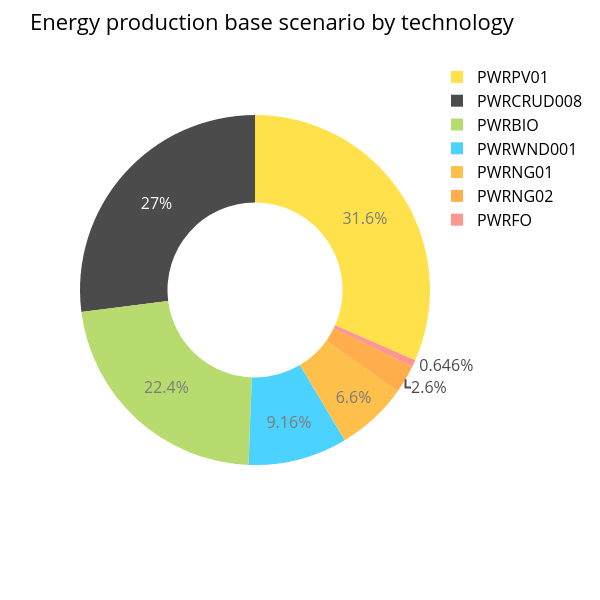

This figure's notebook cell:
### Code cell
fig = px.pie(ProductionByTechnologyAnnual[ProductionByTechnologyAnnual['YEAR']==2030],
             names = 'TECHNOLOGY', 
             values = 'value',
             hole = 0.5,
             color = 'TECHNOLOGY',
color_discrete_map = color_dict,
opacity=0.7
             
             )
fig.update_layout(hovermode= 'x unified',
                  title = 'Energy production base scenario by technology ',
                  width= 600,
                  height= 600,
                  font=dict(
                                  size=16,
                                 color='black')


               )
fig.show()

### Figure 1 — Plotly figure (JSON) as saved in the notebook; plotly's stock layout.template omitted (floating-point values rounded to 4 significant figures)
{"data": [{"customdata": [["PWRBIO"], ["PWRCRUD008"], ["PWRFO"], ["PWRNG01"], ["PWRNG02"], ["PWRPV01"], ["PWRWND001"]], "domain": {"x": [0, 1], "y": [0, 1]}, "hole": 0.5, "hovertemplate": "TECHNOLOGY=%{customdata[0]}<br>value=%{value}<extra></extra>", "labels": ["PWRBIO", "PWRCRUD008", "PWRFO", "PWRNG01", "PWRNG02", "PWRPV01", "PWRWND001"], "legendgroup": "", "marker": {"colors": ["#9ACD32", "black", "#FF6961", "orange", "darkorange", "#FFD700", "deepskyblue"]}, "name": "", "opacity": 0.7, "showlegend": true, "type": "pie", "values": [19.57, 23.58, 0.5639, 5.762, 2.271, 27.57, 8.0]}], "layout": {"font": {"color": "black", "size": 16}, "height": 600, "hovermode": "x unified", "legend": {"tracegroupgap": 0}, "margin": {"t": 60}, "title": {"text": "Energy production base scenario by technology "}, "width": 600}}
